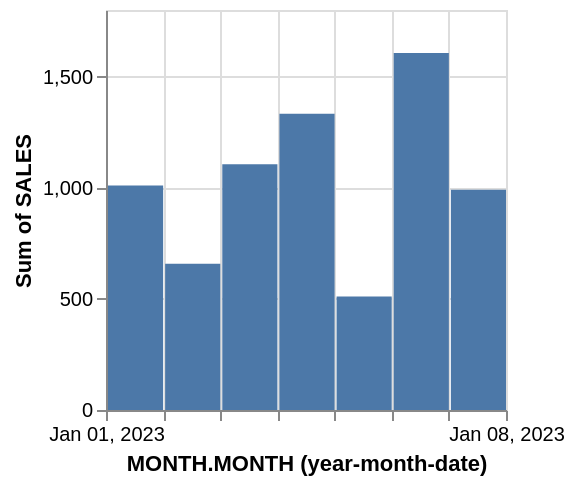

Write a Vega-Lite specification for this figure.
### Vega specification from a JSON file in a GitHub repository (floating-point values rounded to 4 significant figures)
{"$schema": "https://vega.github.io/schema/vega/v5.json", "background": "white", "padding": 5, "width": 200, "height": 200, "style": "cell", "data": [{"name": "pandas_dataframe", "values": [{"MONTH.MONTH": "2023-01-01 00:00:00", "MONTH_MONTH": "2023-01-01 00:00:00", "SALES": 611}, {"MONTH.MONTH": "2023-01-01 12:00:00", "MONTH_MONTH": "2023-01-01 12:00:00", "SALES": 399}, {"MONTH.MONTH": "2023-01-02 00:00:00", "MONTH_MONTH": "2023-01-02 00:00:00", "SALES": 582}, {"MONTH.MONTH": "2023-01-02 12:00:00", "MONTH_MONTH": "2023-01-02 12:00:00", "SALES": 76}, {"MONTH.MONTH": "2023-01-03 00:00:00", "MONTH_MONTH": "2023-01-03 00:00:00", "SALES": 418}, {"MONTH.MONTH": "2023-01-03 12:00:00", "MONTH_MONTH": "2023-01-03 12:00:00", "SALES": 688}, {"MONTH.MONTH": "2023-01-04 00:00:00", "MONTH_MONTH": "2023-01-04 00:00:00", "SALES": 712}, {"MONTH.MONTH": "2023-01-04 12:00:00", "MONTH_MONTH": "2023-01-04 12:00:00", "SALES": 621}, {"MONTH.MONTH": "2023-01-05 00:00:00", "MONTH_MONTH": "2023-01-05 00:00:00", "SALES": 231}, {"MONTH.MONTH": "2023-01-05 12:00:00", "MONTH_MONTH": "2023-01-05 12:00:00", "SALES": 280}, {"MONTH.MONTH": "2023-01-06 00:00:00", "MONTH_MONTH": "2023-01-06 00:00:00", "SALES": 612}, {"MONTH.MONTH": "2023-01-06 12:00:00", "MONTH_MONTH": "2023-01-06 12:00:00", "SALES": 995}, {"MONTH.MONTH": "2023-01-07 00:00:00", "MONTH_MONTH": "2023-01-07 00:00:00", "SALES": 145}, {"MONTH.MONTH": "2023-01-07 12:00:00", "MONTH_MONTH": "2023-01-07 12:00:00", "SALES": 846}]}, {"name": "data_0", "source": "pandas_dataframe", "transform": [{"type": "formula", "expr": "toDate(datum[\"MONTH.MONTH\"])", "as": "MONTH.MONTH"}, {"type": "filter", "expr": "isValid(datum[\"MONTH\\.MONTH\"])"}, {"field": "MONTH\\.MONTH", "type": "timeunit", "units": ["year", "month", "date"], "as": ["yearmonthdate_MONTH.MONTH", "yearmonthdate_MONTH.MONTH_end"]}, {"type": "aggregate", "groupby": ["yearmonthdate_MONTH\\.MONTH", "yearmonthdate_MONTH\\.MONTH_end"], "ops": ["sum"], "fields": ["SALES"], "as": ["sum_SALES"]}, {"type": "filter", "expr": "(isDate(datum[\"yearmonthdate_MONTH.MONTH\"]) || (isValid(datum[\"yearmonthdate_MONTH.MONTH\"]) && isFinite(+datum[\"yearmonthdate_MONTH.MONTH\"]))) && isValid(datum[\"sum_SALES\"]) && isFinite(+datum[\"sum_SALES\"])"}]}], "marks": [{"name": "layer_0_layer_0_layer_0_marks", "type": "rect", "clip": true, "style": ["bar"], "from": {"data": "data_0"}, "encode": {"update": {"fill": {"value": "#4C78A8"}, "opacity": {"value": 1}, "tooltip": {"signal": "{\"MONTH\\.MONTH (year-month-date)\": timeFormat(datum[\"yearmonthdate_MONTH.MONTH\"], timeUnitSpecifier([\"year\",\"month\",\"date\"], {\"year-month\":\"%b %Y \",\"year-month-date\":\"%b %d, %Y \"})), \"Sum of SALES\": format(datum[\"sum_SALES\"], \"\")}"}, "ariaRoleDescription": {"value": "bar"}, "description": {"signal": "\"MONTH.MONTH (year-month-date): \" + (timeFormat(datum[\"yearmonthdate_MONTH.MONTH\"], timeUnitSpecifier([\"year\",\"month\",\"date\"], {\"year-month\":\"%b %Y \",\"year-month-date\":\"%b %d, %Y \"}))) + \"; Sum of SALES: \" + (format(datum[\"sum_SALES\"], \"\")) + \"; MONTH\\.MONTH (year-month-date): \" + (timeFormat(datum[\"yearmonthdate_MONTH.MONTH\"], timeUnitSpecifier([\"year\",\"month\",\"date\"], {\"year-month\":\"%b %Y \",\"year-month-date\":\"%b %d, %Y \"})))"}, "x2": {"scale": "x", "field": "yearmonthdate_MONTH\\.MONTH", "offset": 1}, "x": {"scale": "x", "field": "yearmonthdate_MONTH\\.MONTH_end"}, "y": {"scale": "y", "field": "sum_SALES"}, "y2": {"scale": "y", "value": 0}}}}], "scales": [{"name": "x", "type": "time", "domain": {"data": "data_0", "fields": ["yearmonthdate_MONTH\\.MONTH", "yearmonthdate_MONTH\\.MONTH_end"]}, "range": [0, {"signal": "width"}]}, {"name": "y", "type": "linear", "domain": {"data": "data_0", "field": "sum_SALES"}, "range": [{"signal": "height"}, 0], "nice": true, "zero": true}], "axes": [{"scale": "x", "orient": "bottom", "grid": true, "gridScale": "y", "tickCount": {"signal": "ceil(width/40)"}, "domain": false, "labels": false, "aria": false, "maxExtent": 0, "minExtent": 0, "ticks": false, "zindex": 0}, {"scale": "y", "orient": "left", "grid": true, "gridScale": "x", "tickCount": {"signal": "ceil(height/40)"}, "domain": false, "labels": false, "aria": false, "maxExtent": 0, "minExtent": 0, "ticks": false, "zindex": 0}, {"scale": "x", "orient": "bottom", "grid": false, "title": "MONTH.MONTH (year-month-date)", "labelFlush": false, "labels": true, "ticks": true, "format": {"signal": "timeUnitSpecifier([\"year\",\"month\",\"date\"], {\"year-month\":\"%b %Y \",\"year-month-date\":\"%b %d, %Y \"})"}, "labelOverlap": true, "tickCount": {"signal": "ceil(width/40)"}, "zindex": 0}, {"scale": "y", "orient": "left", "grid": false, "title": "Sum of SALES", "labelFlush": false, "labels": true, "ticks": true, "labelOverlap": true, "tickCount": {"signal": "ceil(height/40)"}, "zindex": 0}], "config": {"legend": {"orient": "right"}}, "usermeta": {"selectionConfigs": {}}}
